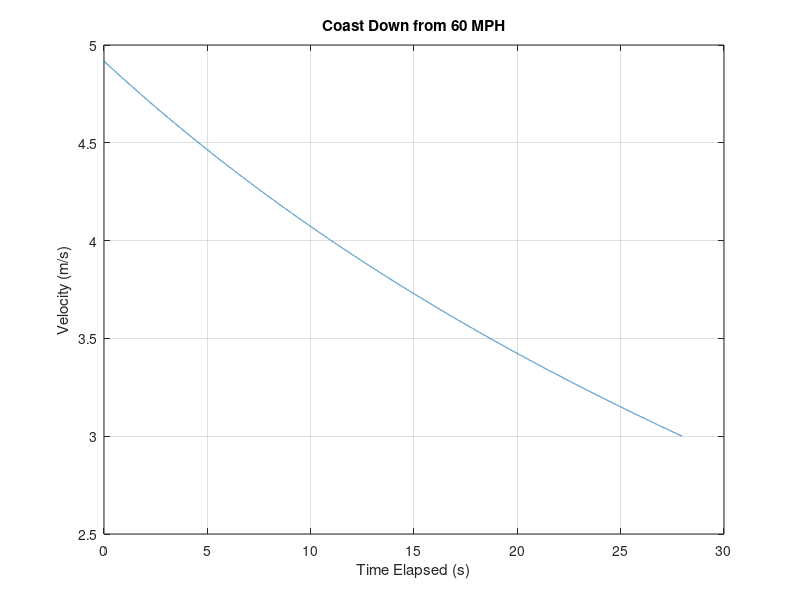
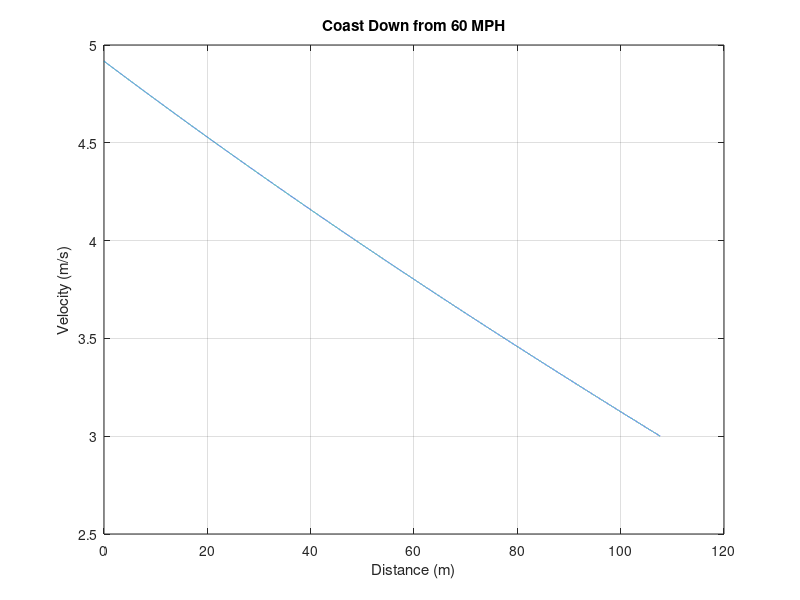

Source code (MATLAB) for these figures, in order:
clear all
clc
close all

CD = 1.4;
CL = 3;
m_tot = 272.7; %kg
A = 1.2; %m^2
rho = 1; %kg/m^3


F_D = @(V) 0.5*CD*rho*A*V^2;
F_L = @(V) 0.5*CL*rho*A*V^2;
F_rr = @(V) 0.02*(m_tot+F_L(V));

%% 

v0 = 11/2.237; %initial velocity (m/s)
V = v0;
dt = 0.001;
a = 0;
D = 0;
i = 1;
while V(i) > 3
    a(i) = (F_D(V(i))+F_rr(V(i)))/m_tot;
    V(i+1) = V(i) - a(i)*dt; % Update velocity
    D(i+1) = D(i) + V(i) * dt; % Update distance covered
    i = i + 1;
end

t = linspace(0,length(V),length(V))*dt;

figure;
plot(t,V)
xlabel("Time Elapsed (s)")
ylabel("Velocity (m/s)")
title("Coast Down from 60 MPH")
grid on

figure;
plot(D,V)
xlabel("Distance (m)")
ylabel("Velocity (m/s)")
title("Coast Down from 60 MPH")
grid on
